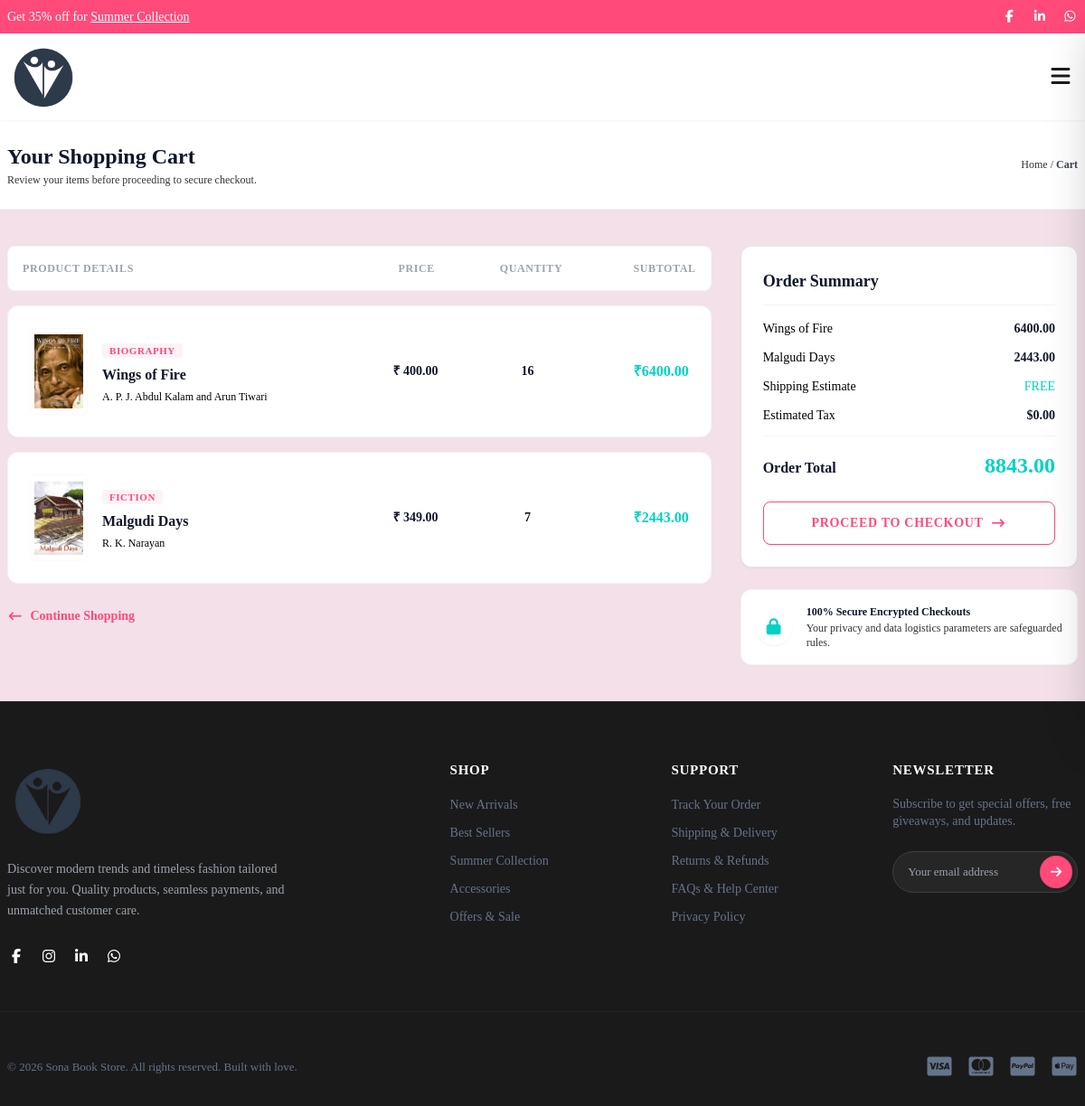
Page /cart/ (signed in) on the committed database.
### cart/models.py (models this page shows, shortened)
class CartItem(models.Model):
    cart = models.ForeignKey(Cart, on_delete=models.CASCADE, related_name="items" )
    book = models.ForeignKey(Book, on_delete=models.CASCADE)
    quantity = models.PositiveIntegerField(default=1)
    class Meta:
        unique_together = ("cart", "book")
    @property
    def subtotal(self):
        return self.quantity * self.book.discount_price

class Cart(models.Model):
    user = models.OneToOneField(settings.AUTH_USER_MODEL, on_delete=models.CASCADE )
    created_at = models.DateTimeField(auto_now_add=True)
    updated_at = models.DateTimeField(auto_now=True)
    @property
    def total(self):
        return sum(item.subtotal for item in self.items.all())

### product/models.py (models this page shows, shortened)
class Book(models.Model):
    title = models.CharField(max_length=200)
    slug = models.SlugField(max_length=120, unique=True, blank=True)
    authors = models.ManyToManyField(Author, related_name='books')
    publisher = models.ForeignKey(Publisher, on_delete=models.PROTECT, related_name='books')
    categories = models.ManyToManyField(Category, related_name='books')
    price = models.DecimalField(max_digits=10, decimal_places=2)
    discount_price = models.DecimalField(max_digits=10, decimal_places=2)
    discount_percentage = models.PositiveIntegerField(default=0)
    stock= models.CharField(max_length=50, choices=Stock.choices, default=Stock.IN_STOCK)  # will add business logic so now manually select stock
    cover_image= models.ImageField(upload_to='books_cover_image/')
    isbn = models.CharField(max_length=13, unique=True, blank=True)
    page_count = models.PositiveIntegerField()
    language = models.CharField(max_length=50, choices=Language.choices, default=Language.HINDI)
    description = models.TextField()
    publication_date = models.DateField(auto_now_add=False)
    is_active = models.BooleanField(default=True)
    created_at = models.DateTimeField(auto_now_add=True)
    updated_at = models.DateTimeField(auto_now=True)
    class Meta:
        db_table = "books"

class Category(models.Model):
    name = models.CharField(max_length=100, unique=True)
    cover_image= models.ImageField(upload_to='category_image/')
    slug = models.SlugField(max_length=120, unique=True, blank=True)
    description = models.TextField(blank=True, null=True)
    class Meta:
        db_table = "book_categories"
        verbose_name_plural = "Categories"

class Author(models.Model):
    name = models.CharField(max_length=50)
    cover_image= models.ImageField(upload_to='author_profile/')
    slug = models.SlugField(max_length=120, unique=True, blank=True)
    class Meta:
        db_table = "book_authors"

### cart/views.py (the view)
# urls.py: path("", views.cartDetail, name="cart"),
def cartDetail(request):
    cart, created = Cart.objects.get_or_create(user=request.user)
    context = {
        "cart": cart,
        "cart_items": cart.items.all(),
    }
    return render(request, 'cart/cart.html', context)

### cart/context_processors.py (called while the page is built)
def cart_items(request):
    cart_items= CartItem.objects.all()
    cart_item = CartItem.objects.first()
    if request.user.is_authenticated:
        total_quantity = (
            CartItem.objects.filter(cart__user=request.user)
            .aggregate(total=Sum("quantity"))["total"] or 0
        )
    else:
        total_quantity = 0
    print("count items : ", total_quantity)
    return {
        "cart_items": cart_items,
        "cart_item":cart_item,
        "total_quantity":total_quantity
    }

### product/context_processors.py (called while the page is built)
def book_filters(request):
    return {
        "book_categories": Category.objects.all(),
        "book_authors": Author.objects.all(),
        "book_publishers": Publisher.objects.all(),
    }

### templates/cart/cart.html (shortened to what this page needs)
{% extends "base.html" %}
{% load static %}
{% block content %}
<div class="section-full-width bg-[var(--white)] border-b border-gray-100 py-6">
    <div class="container-custom flex flex-col sm:flex-row justify-between items-start sm:items-center gap-2">
        <div>
            <h1 class="text-2xl font-bold text-[var(--text-heading)]">Your Shopping Cart</h1>
            <p class="text-xs text-[var(--body-text)] opacity-80 mt-0.5">Review your items before proceeding to secure checkout.</p>
        </div>
        <div class="text-xs text-[var(--body-text)] opacity-80">
            <a href="{% url 'home' %}" class="hover:text-[var(--pink)] transition-colors">Home</a> / <span class="text-[var(--text-heading)] font-semibold">Cart</span>
        </div>
    </div>
</div>
<main class="container-custom py-10">
    <div class="grid grid-cols-1 lg:grid-cols-12 gap-8 items-start">
        <div class="lg:col-span-8 space-y-4">
            <div class="hidden md:grid grid-cols-12 gap-4 bg-[var(--white)] p-4 rounded-lg border border-gray-100 text-xs font-bold uppercase tracking-wider text-gray-400">
                <div class="col-span-6">Product Details</div>
                <div class="col-span-2 text-center">Price</div>
                <div class="col-span-2 text-center">Quantity</div>
                <div class="col-span-2 text-right">Subtotal</div>
            </div>
            <div class="space-y-4">
                {% for cart_item in cart_items %}
                <div class="bg-[var(--white)] border border-gray-100 rounded-xl p-4 md:p-6 grid grid-cols-1 md:grid-cols-12 gap-4 items-center relative group">
                    <div class="col-span-1 md:col-span-6 flex gap-4 items-center">
                        <div class="w-16 h-24 bg-[var(--bg-card)] rounded-md p-1 border border-gray-50 flex items-center justify-center shrink-0">
                            <img src="{{ cart_item.book.cover_image.url }}" alt="Book Cover" class="max-h-full max-w-full object-contain">
                        </div>
                        <div class="space-y-1">
                            <span class="text-[11px] uppercase font-bold tracking-wider text-[var(--pink)] bg-pink-50 px-2 py-0.5 rounded">
                                {% for category in cart_item.book.categories.all %}
                                    {{ category.name }}
                                {% endfor %}
                            </span>
                            <h3 class="text-base font-bold text-[var(--text-heading)] line-clamp-1 hover:text-[var(--pink)] transition-colors cursor-pointer">
                               {{cart_item.book.title}}
                            </h3>
                            <p class="text-xs text-[var(--body-text)] font-medium">
                                {% for author in cart_item.book.authors.all %}
                                    {{ author.name }}
                                {% endfor %}
                            </p>
                        </div>
                    </div>
                    <div class="col-span-1 md:col-span-2 flex md:justify-center items-center gap-2 md:gap-0 text-sm">
                        {% if cart_item.book.discount_price %}
                         <span class="font-bold text-[var(--text-heading)]">₹ {{ cart_item.book.discount_price }}</span>
                        {% else %}
                         <span class="font-bold text-[var(--text-heading)]">₹ {{cart_item.book.price}}</span>
                        {% endif %}
                    </div>
                    <div class="col-span-1 md:col-span-2 flex md:justify-center items-center gap-2 md:gap-0 text-sm">
                        <span class="font-bold text-[var(--text-heading)]">{{cart_item.quantity }}</span>
                    </div>
                    <div class="col-span-1 md:col-span-2 flex md:justify-end items-center justify-between md:justify-self-end w-full text-sm">
                        <span class="font-extrabold text-[var(--mint)] text-base md:text-right">₹{{ cart_item.subtotal }}</span>
                    </div>
                </div>
                {% endfor %}
                </div>
            <div class="pt-2">
                <a href="{% url 'product-listing' %}" class="inline-flex items-center gap-2 text-sm font-bold text-[var(--pink)] hover:underline">
                    <i class="fa-solid fa-arrow-left-long"></i> Continue Shopping
                </a>
            </div>
        </div>
        <div class="lg:col-span-4 space-y-6 lg:sticky lg:top-24">
            <div class="bg-[var(--white)] border border-gray-200 rounded-xl p-5 md:p-6 shadow-sm space-y-4">
                <h2 class="text-lg font-bold text-[var(--text-heading)] border-b border-gray-100 pb-3">Order Summary</h2>
                <div class="space-y-3 text-sm">
                    {% for cart_item in  cart_items %}
                    <div class="flex justify-between items-center text-[var(--body-text)]">
                        <span>{{cart_item.book.title}}</span>
                        <span class="font-semibold text-[var(--text-heading)]">{{cart_item.subtotal}}</span>
                    </div>
                    {% endfor %}
                    <div class="flex justify-between items-center text-[var(--body-text)]">
                        <span>Shipping Estimate</span>
                        <span class="text-[var(--mint)] font-medium">FREE</span>
                    </div>
                    <div class="flex justify-between items-center text-[var(--body-text)]">
                        <span>Estimated Tax</span>
                        <span class="font-semibold text-[var(--text-heading)]">$0.00</span>
                    </div>
                    <hr class="border-gray-100 my-2">
                    <div class="flex justify-between items-baseline pt-1">
                        <span class="text-base font-bold text-[var(--text-heading)]">Order Total</span>
                        <span class="text-2xl font-extrabold text-[var(--mint)]">{{ cart.total }}</span>
                    </div>
                </div>
                <div class="pt-2">
                    <a href="{% url 'orders:checkout' %}" class="w-full h-12 btn btn-primary text-sm font-bold uppercase tracking-wider rounded-lg transition-all flex items-center justify-center gap-2 shadow-sm">
                        <span>Proceed To Checkout</span>
                        <i class="fa-solid fa-arrow-right-long"></i>
                    </a>
                </div>
            </div>
            <div class="border border-gray-100 rounded-xl bg-[var(--bg-card)] p-4 flex items-center gap-4 text-xs">
                <div class="w-10 h-10 rounded-full bg-white flex items-center justify-center shadow-sm text-[var(--mint)] shrink-0 text-lg">
                    <i class="fa-solid fa-lock"></i>
                </div>
                <div class="space-y-0.5">
                    <h4 class="font-bold text-[var(--text-heading)]">100% Secure Encrypted Checkouts</h4>
                    <p class="text-[var(--body-text)] opacity-80">Your privacy and data logistics parameters are safeguarded rules.</p>
                </div>
            </div>
        </div>
    </div>
</main>
{% endblock %}

### static/css/style.css (style rules this page uses)
:root { --bg-main: #f3e0e8; --bg-card: #ffffff; --pink: #ff4a7a; --pink-light: #fff0f3; --mint: #00d2c4; --white:#ffffff; --black:#000000; --text-heading: #0f172a; --text-body: #64748b; }
body { font-family: "GeorgiaPro", serif; background: var(--bg-main); text: var(--text-body); }

### rows in the picture
CartItem: book.cover_image (picture), book "Wings of Fire", book.discount_price "400.00", quantity "16", subtotal "6400.00"
Category: name "BIOGRAPHY"
Author: name "A. P. J. Abdul Kalam and Arun Tiwari"
CartItem: book.cover_image (picture), book "Malgudi Days", book.discount_price "349.00", quantity "7", subtotal "2443.00"
Category: name "FICTION"
Author: name "R. K. Narayan"
Cart: total "8843.00"
